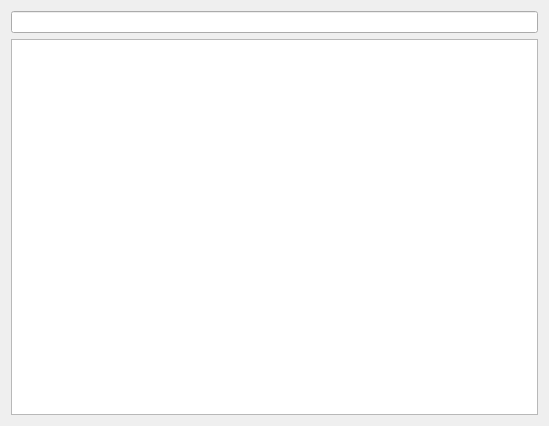
<?xml version="1.0" encoding="UTF-8"?>
<ui version="4.0">
 <class>Dialog</class>
 <widget class="QDialog" name="Dialog">
  <property name="geometry">
   <rect>
    <x>0</x>
    <y>0</y>
    <width>549</width>
    <height>426</height>
   </rect>
  </property>
  <property name="windowTitle">
   <string>Dialog</string>
  </property>
  <layout class="QVBoxLayout" name="verticalLayout_2">
   <item>
    <layout class="QVBoxLayout" name="verticalLayout">
     <item>
      <widget class="QLineEdit" name="searchLineEdit"/>
     </item>
     <item>
      <widget class="PrintAllJobsOverviewQListWidget" name="listWidget"/>
     </item>
    </layout>
   </item>
  </layout>
 </widget>
 <customwidgets>
  <customwidget>
   <class>PrintAllJobsOverviewQListWidget</class>
   <extends>QListWidget</extends>
   <header>printer_qlist_widget.h</header>
  </customwidget>
 </customwidgets>
 <resources/>
 <connections/>
</ui>
